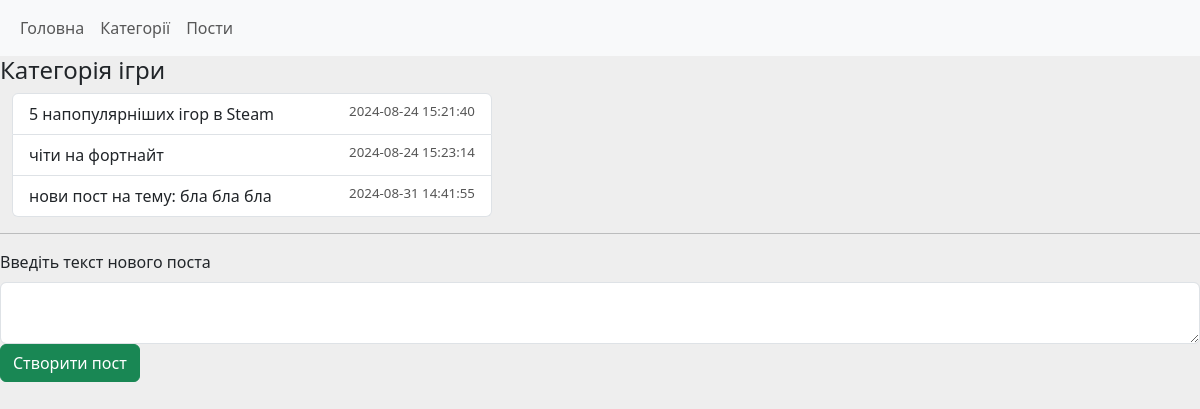
Before: /post/category/2 with the older database file.
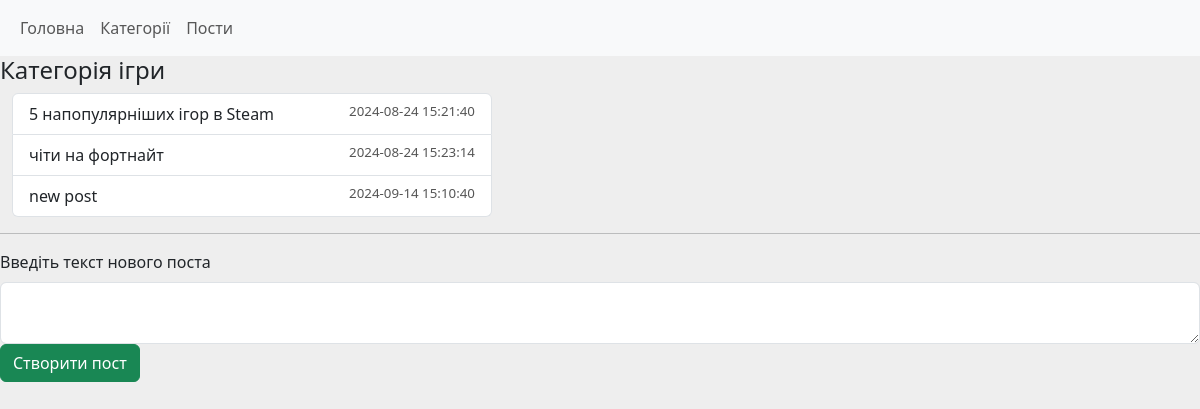
After: the same page with the newer database file.
### tables this page shows
CREATE TABLE post (
	id INTEGER PRIMARY KEY AUTOINCREMENT,
	category_id INTEGER NOT NULL,
	text TEXT,
	datetime DATETIME NOT NULL DEFAULT CURRENT_TIMESTAMP,
	
	FOREIGN KEY (category_id) REFERENCES category(id) 
);

### main.py (the view)
@app.route('/post/category/<id>', methods=["GET", "POST"])
def all_posts_in_category(id):
    if request.method == "POST":
        post_text = request.form.get("text")
        if len(post_text) > 0:
            db.addPost(id, post_text)
            return redirect(f'/post/category/{id}')
    return render_template("posts_in_category.html",
                           posts_list=db.getPostsInCategory(id),
                           category_name = db.getCategoryById(id)[0]
                           )

### db.py (called while the page is built)
def open():
    global conn, cursor
    conn = sqlite3.connect(db_name)
    cursor = conn.cursor()

def close():
    cursor.close()
    conn.close()

def getPostsInCategory(id):
    open()
    cursor.execute( "SELECT * FROM post WHERE category_id == ?", [id] )
    result = cursor.fetchall()
    close()
    return result

def getCategoryById(id):
    open()
    cursor.execute( "SELECT name FROM category WHERE id == ?", [id] )
    result = cursor.fetchone()
    close()
    return result

### templates/posts_in_category.html
{% extends 'base.html' %}
{% block content %}
<h4>Категорія {{ category_name }}</h4>
<div class="posts-list">
    <ul class="list-group">
        {% for post in posts_list  %}
            <li class="list-group-item">
                {{ post[2] }}
                <span class="date"> {{ post[3] }} </span>
            </li>
        {% endfor %}
    </ul>
</div>
<hr>
<div class="mb-3">
    <form method="post" >
        <label for="text" class="form-label" >Введіть текст нового поста</label>
        <textarea type="text" name="text" id="text" class="form-control"> </textarea>
        <input type="submit" value="Створити пост" class="btn btn-success">
    </form>
</div>
{% endblock %}

Changed rows visible on the page:
removed post: text "нови пост на тему: бла бла бла", datetime "2024-08-31 14:41:55"
added post: text "new post", datetime "2024-09-14 15:10:40"
